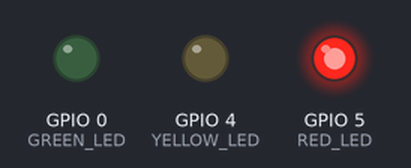
Bench run of a sketch on a simulated ESP32. Shown: output pins drawn as LEDs (lit = HIGH).

Above: at 5.0 s.
At 11.0 s:
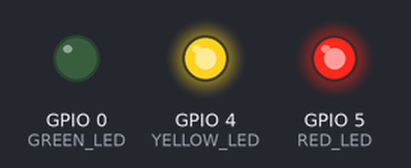
At 17.0 s:
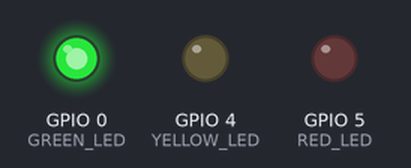
At 23.0 s:
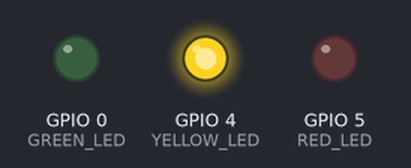
Timing chart, 0 to 31.2 s (numbered marks = the images above):
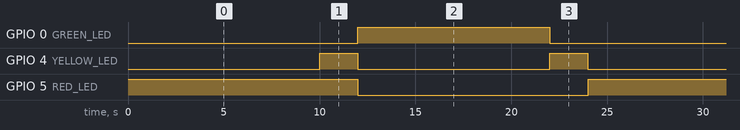

Measured:
- by itself, GPIO 0 (GREEN_LED): alternates HIGH for 10.0 s and LOW for 14.0 s
- by itself, GPIO 4 (YELLOW_LED): alternates HIGH for 2.0 s and LOW for 10.0 s
- by itself, GPIO 5 (RED_LED): alternates HIGH for 12.0 s and LOW for 12.0 s

The sketch:

TrafficLightsLED_ESP32.ino
```cpp
// Example 3.1 - TrafficLightsLED_ESP32.ino

int LED_DELAY = 10000;       //Traffic Lights Delay
int RED_LED = 5;            //Set RED_LED to pin 5
int YELLOW_LED = 4;         //Set RED_LED to pin 4
int GREEN_LED = 0;          //Set RED_LED to pin 3

void setup()
{

pinMode(RED_LED, OUTPUT);            //Initilalize RED_LED to output
pinMode(YELLOW_LED, OUTPUT);         //Initialize YELLOW_LED to output
pinMode(GREEN_LED, OUTPUT);          //Initialize GREEN_LED to output

}

void loop()
{

digitalWrite(RED_LED, HIGH);          // RED_LED ON
delay(LED_DELAY);                     // 10 seconds delay
digitalWrite(YELLOW_LED, HIGH);       // YELLOW_LED ON
delay(2000);                          // 2 seconds delay
digitalWrite(GREEN_LED, HIGH);        // GREEN_LED ON
digitalWrite(RED_LED, LOW);           // RED_LED OFF
digitalWrite(YELLOW_LED, LOW);        // YELLOW_LED OFF
delay(LED_DELAY);                     // 10 seconds delay
digitalWrite(YELLOW_LED, HIGH);       // YELLOW_LED ON
digitalWrite(GREEN_LED, LOW);         // GREEN_LED OFF
delay(2000);                          // 2 seconds delay
digitalWrite(YELLOW_LED, LOW);        // YELLOW_LED OFF
                                      // loop forever
}
```
